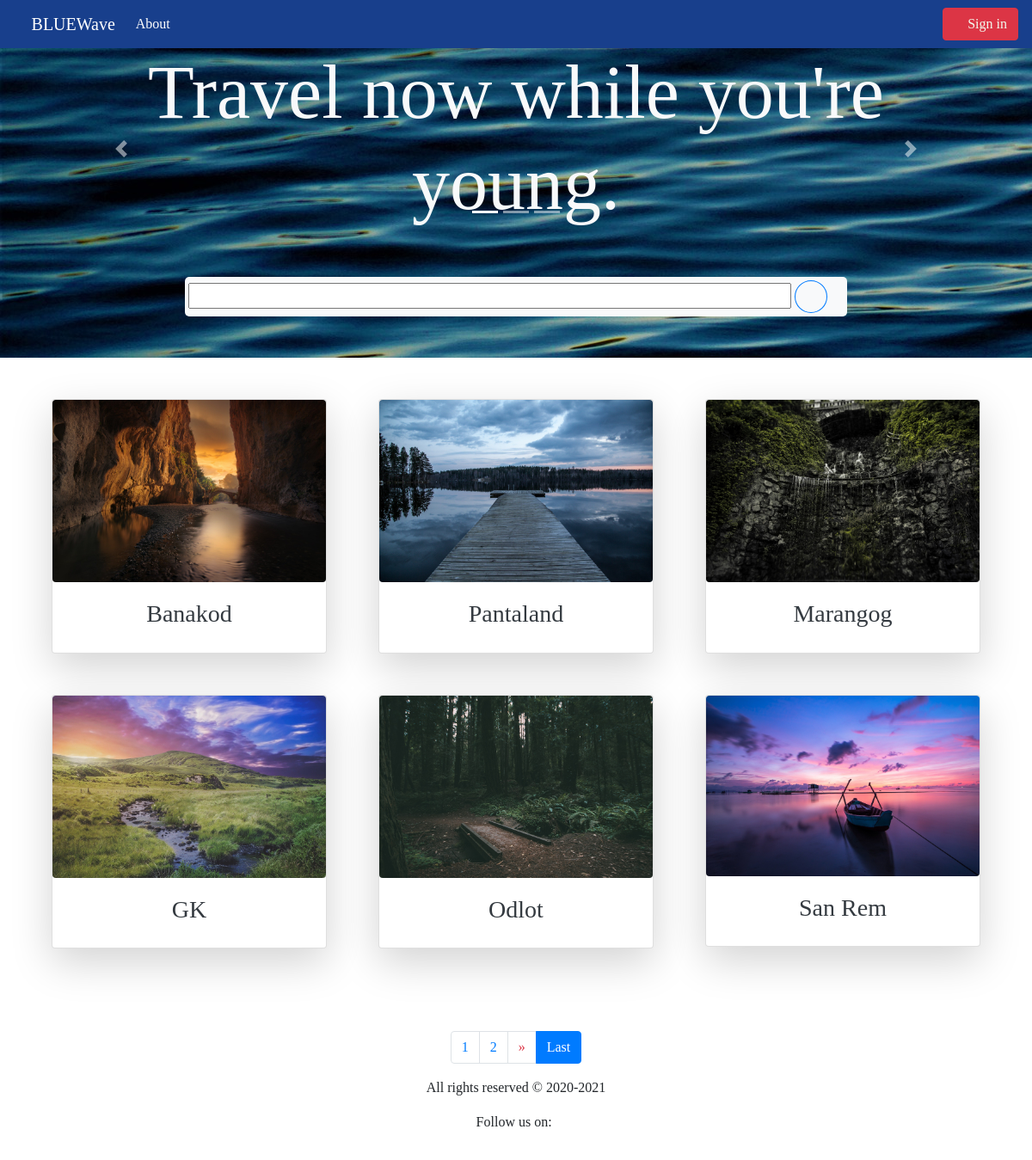
The page / on the database its author committed.
### travel/models.py (models this page shows, shortened)
class Place(models.Model):
	destination = models.CharField(max_length=100)
	booking_price = models.DecimalField(default=10, decimal_places=2, max_digits=7)
	description = models.TextField(default="", null=True)
	img = models.ImageField(null=True, blank=True)
	date = models.DateTimeField(default=timezone.now)
	author = models.ForeignKey(User, on_delete=models.CASCADE)
	@property
	def imgURL(self):
		try:
			url = self.img.url
		except:
			url = ''
		return url

### travel/views.py (the view)
# urls.py: 2. Add a URL to urlpatterns:  path('', views.home, name='home')
class home(ListView):
	model = Place
	template_name = 'travel/home.html'
	context_object_name = 'posts'
	extra_context = {'title':'Home'}
	ordering = ['-date']
	paginate_by = 6
	def get_context_data(self, **kwargs):
		context = super().get_context_data(**kwargs)
		context['filter'] = OrderFilter(self.request.GET, queryset=self.get_queryset())
		return context

### travel/templates/travel/home.html (shortened to what this page needs)
{% extends "travel/base.html" %}
{% load static %}
{% block content %}
          {% if user.is_authenticated %}
            <div class="d-lg-inline d-md-block my-2 my-lg-0">
              <span class="btn btn-outline-light mr-lg-2"><h5 class="d-inline"><i class="fa fa-user-circle"></i>{{ user.username }}</h5></span>
            </div>
            <div class="d-inline my-2 my-lg-0">
              <a class="btn btn-danger text-clr" href="{% url 'travel-sign-out' %}"><i class="fa fa-sign-out-alt"></i> Sign out</a>
          {% else %}
            <a class="btn btn-danger text-clr" href="{% url 'travel-sign-in' %}"><i class="fa fa-sign-in-alt"></i> Sign in</a>
          {% endif %}
      </div>
  </nav>
  <div class="showcase" style="margin-top: 55px !important; background-image: url('{% static 'travel/photos/dark-ripple.jpg' %}')">
    <div class="container">
      <div class="col-12 carousel slide" id="carouselIndicators" data-ride="carousel">
        <ol class="carousel-indicators">
          <li data-target="#carouselIndicators" data-slide-to="0" class="active"></li>
          <li data-target="#carouselIndicators" data-slide-to="1"></li>
          <li data-target="#carouselIndicators" data-slide-to="2"></li>
        </ol>
        <div class="carousel-inner">
          <div class="carousel-item active">
            <h2 class="text-center text-light display-2">Travel now while you're young.</h2>
          </div>
          <div class="container mt-3">
            <a class="carousel-control-prev mt-3" href="#carouselIndicators" role="button" data-slide="prev">
              <span class="carousel-control-prev-icon"></span>
            </a>
            <a class="carousel-control-next pt-3" href="#carouselIndicators" role="button" data-slide="next">
              <span class="carousel-control-next-icon"></span>
            </a>
          </div>
        </div>
      </div>
      <div class="col-12 search-box">
        <form class="form-inline" method="GET" action="{% url 'travel-search' %}">
          <div class="container bg-light mb-5 mt-5 p-1 search-box" >
            {{ filter.form }}
            <button type="submit" class="btn btn-outline-primary ml-2 btt"><i class="fa fa-search"></i></button>
          </div>
        </form>
      </div>
    </div>
  </div>
  <div class="container mt-5 mb-5 product">
    <div class="row text-center wow">
      {% for post in posts %}
        <div class="col-lg-4 col-md-6 mb-5">
          <div class="container">
            <div class="card shadow-lg">
              <div class="view overlay">
                <a href="{% url 'destination-detail' post.id %}">
                  <img src="{{ post.imgURL }}" class="img-fluid rounded img-blr" alt="image failed to load">
                </a>
              </div>
              <div class="card-body">
                <strong class="font-weight-bold"><h3><a class="text-dark" href="{% url 'destination-detail' post.id %}">{{ post.destination }}</a></h3></strong>
              </div>
            </div>
          </div>
        </div>
      {% endfor %}
    </div>
  </div>
  {% if is_paginated %}
    <nav class="d-flex justify-content-center wow fadeIn">
      <ul class="pagination pg-blue">
        {% for num in page_obj.paginator.page_range %}
          {% if page_obj.number == num %}
            <li class="page-item">
              <a class="page-link" href="?page={{ num }}">{{ num }}</a>
            </li>
          {% elif num > page_obj.number|add:'-3' and num < page_obj.number|add:'3' %}
            <li class="page-item">
              <a class="page-link" href="?page={{ num }}">{{ num }}</a>
            </li>
          {% endif %}
        {% endfor %}
        {% if page_obj.has_next %}
          <li class="page-item">
            <a class="page-link text-danger" href="?page={{ page_obj.next_page_number }}" aria-label="Next">
              <span aria-hidden="true">&raquo;</span>
            </a>
          </li>
          <li class="page-item active">
            <a class="page-link" href="?page={{ page_obj.paginator.num_pages }}">Last
            </a>
          </li>
        {% endif %}
      </ul>
    </nav>
  {% endif %}
{% endblock content %}

### travel/templates/travel/base.html (shortened to what this page needs)
{% load static %}
<!doctype html>
<html lang="en">
  <head>
    <link rel="stylesheet" href="{% static 'travel/css/bootstrap.css' %}">
    <link rel="stylesheet" href="{% static 'travel/icons/fontawesome/css/all.css' %}">
    <link rel="stylesheet" href="{% static 'travel/icons/fontello/css/fontello.css' %}">
    <link rel="stylesheet" href="{% static 'travel/css/style.css' %}">
  </head>
  <body>
    <nav class="navbar navbar-expand-lg navbar-dark bg-dark fixed-top">
      <a class="navbar-brand text-clr" href="{% url 'travel-home' %}"><i class="fa fa-water"></i> BLUEWave</a>
      <div class="collapse navbar-collapse" id="navbarSupportedContent">
          <ul class="navbar-nav mr-auto">
            <li class="nav-item active">
              <a class="nav-link text-clr" href="#">About<span class="sr-only">(current)</span></a>
            </li>
          </ul>
    {% block content %}
    {% endblock content %}
    <div class="footer mb-3">
      <p>All rights reserved &copy; 2020-2021</p>
      <ul>
        <li><p>Follow us on: </p></li>
        <li><a href="#" style="color: #1877f2;"><i class="icon icon-facebook-squared"></i></a></li>
        <li><a href="#" style="color: #1da1f2;"><i class="icon icon-twitter-squared"></i></a></li>
      </ul>
    </div>
  </body>
</html>

### travel/static/travel/css/style.css (style rules this page uses)
.navbar { background-color: #183f8c !important; }
.text-clr { color: #f1faee; }
.showcase { background-attachment: fixed; }
.search-box button { border-radius: 100% !important; margin-left: 0 !important; }
.search-box input { min-width: 92% !important; }
.search-box { margin: 0 auto; border-radius: 5px; width: 50rem; }
.footer { margin-bottom: auto; text-align: center; background-color: #fff; font-family: "arcon" }
.footer ul { display: flex; text-align: center; justify-content: center; }
.footer ul li { list-style: none; display: inline; }

### rows shown on the page
Place: imgURL (picture), destination "Banakod"
Place: imgURL (picture), destination "Pantaland"
Place: imgURL (picture), destination "Marangog"
Place: imgURL (picture), destination "GK"
Place: imgURL (picture), destination "Odlot"
Place: imgURL (picture), destination "San Rem"

### other values the page prints
{{ num }} "1"
{{ num }} "2"
